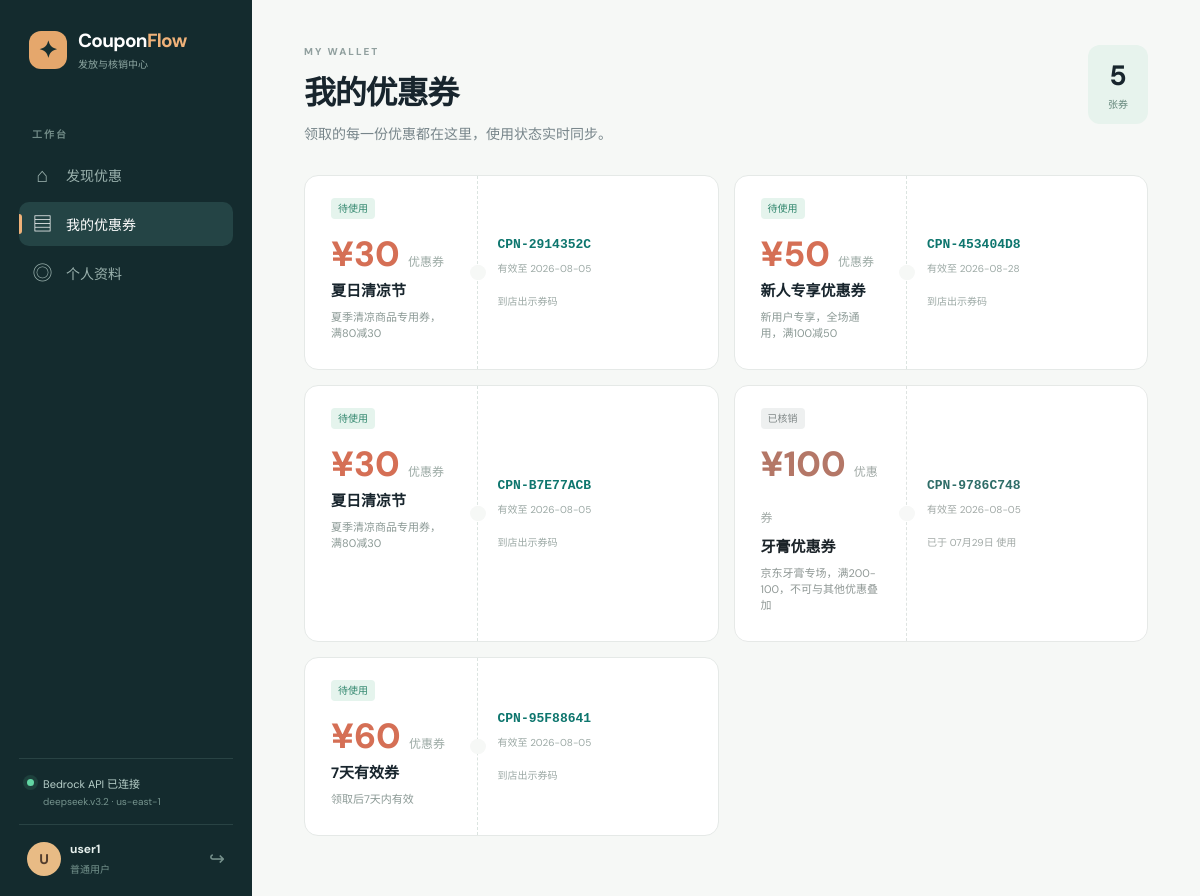
/user/my-coupons (signed in), run on the app's committed database.
### app/models.py (models this page shows, shortened)
class User(UserMixin, db.Model):
    __tablename__ = 'users'
    id = db.Column(db.Integer, primary_key=True)
    username = db.Column(db.String(80), unique=True, nullable=False, index=True)
    password_hash = db.Column(db.String(256), nullable=False)
    role = db.Column(db.String(20), nullable=False, default='user')  # operator, user, verifier, admin
    phone = db.Column(db.String(20), default='')
    age = db.Column(db.Integer, nullable=True)
    gender = db.Column(db.String(10), default='')
    hobbies = db.Column(db.String(200), default='')
    occupation = db.Column(db.String(100), default='')
    points = db.Column(db.Integer, default=0)
    last_login = db.Column(db.DateTime, default=datetime.now)
    created_at = db.Column(db.DateTime, default=datetime.now)
    coupons = db.relationship('Coupon', backref='owner', lazy='dynamic',
                              foreign_keys='Coupon.user_id')
    @property
    def password(self):
        raise AttributeError('password is not readable')

class Coupon(db.Model):
    __tablename__ = 'coupons'
    id = db.Column(db.Integer, primary_key=True)
    campaign_id = db.Column(db.Integer, db.ForeignKey('campaigns.id'), nullable=False, index=True)
    user_id = db.Column(db.Integer, db.ForeignKey('users.id'), nullable=False, index=True)
    code = db.Column(db.String(50), unique=True, nullable=False)
    status = db.Column(db.String(20), nullable=False, default='claimed')  # claimed, verified, expired
    claimed_at = db.Column(db.DateTime, default=datetime.now)
    expires_at = db.Column(db.DateTime, nullable=True)  # individual coupon expiry; NULL = fall back to campaign.end_date
    verified_at = db.Column(db.DateTime, nullable=True)
    verified_by = db.Column(db.Integer, db.ForeignKey('users.id'), nullable=True)
    verifier = db.relationship('User', backref='verifications', foreign_keys=[verified_by])
    @property
    def effective_expiry(self):
        if self.expires_at:
            return self.expires_at
        if self.campaign:
            return self.campaign.end_date
        return None
    @property
    def is_expired(self):
        from datetime import datetime as dt
        expiry = self.effective_expiry
        return expiry is not None and dt.now() > expiry

class Campaign(db.Model):
    __tablename__ = 'campaigns'
    id = db.Column(db.Integer, primary_key=True)
    name = db.Column(db.String(200), nullable=False)
    amount = db.Column(db.Float, nullable=False, default=0.0)
    stock = db.Column(db.Integer, nullable=False, default=0)
    initial_stock = db.Column(db.Integer, nullable=False, default=0)
    start_date = db.Column(db.DateTime, nullable=False)
    end_date = db.Column(db.DateTime, nullable=False)
    per_user_limit = db.Column(db.Integer, nullable=False, default=1)
    description = db.Column(db.Text, default='')
    status = db.Column(db.String(20), nullable=False, default='draft')  # draft, active, expired, cancelled
    is_scheduled = db.Column(db.Boolean, default=False)
    scheduled_time = db.Column(db.DateTime, nullable=True)
    coupon_validity_days = db.Column(db.Integer, nullable=True)  # days coupon is valid after claim; NULL = use campaign end_date
    created_by = db.Column(db.Integer, db.ForeignKey('users.id'), nullable=False)
    created_at = db.Column(db.DateTime, default=datetime.now)
    creator = db.relationship('User', backref='campaigns_created', foreign_keys=[created_by])
    coupons = db.relationship('Coupon', backref='campaign', lazy='dynamic')

### app/user_bp.py (the view)
@user_bp.route('/my-coupons')
def my_coupons():
    coupons = Coupon.query.filter_by(user_id=current_user.id).order_by(
        Coupon.claimed_at.desc()
    ).all()
    return render_template('user/my_coupons.html', coupons=coupons)

### app/__init__.py (called while the page is built)
@login_manager.user_loader
def load_user(user_id):
    from app.models import User
    return User.query.get(int(user_id))

### app/ai_service.py (called while the page is built, shortened)
    @property
    def status(self) -> dict:
        if self.api_key:
            return {
                'mode': 'bedrock_api',
                'label': 'Bedrock API',
                'connected': True,
                'model': self.model_id,
                'region': self.region,
            }

### app/user_bp.py (called while the page is built)
@user_bp.before_request
@login_required
@user_required
def before_request():
    pass

### templates/user/my_coupons.html
{% extends 'base.html' %}{% block title %}我的优惠券 · CouponFlow{% endblock %}{% block content %}<header class="page-top"><div><p class="kicker">MY WALLET</p><h1>我的优惠券</h1><p>领取的每一份优惠都在这里，使用状态实时同步。</p></div><div class="wallet-summary"><strong>{{ coupons|length }}</strong><small>张券</small></div></header><section class="owned-grid">{% for coupon in coupons %}{% set expiry = coupon.effective_expiry %}{% set is_exp = coupon.is_expired and coupon.status == 'claimed' %}<article class="ticket-card ticket-{{ 'expired' if is_exp else coupon.status }}"><div class="ticket-main"><span class="ticket-label">{{ {'claimed':'待使用','verified':'已核销','expired':'已过期'}[('expired' if is_exp else coupon.status)] }}</span><h2>¥{{ '%.0f'|format(coupon.campaign.amount) }} <small>优惠券</small></h2><h3>{{ coupon.campaign.name }}</h3><p>{{ coupon.campaign.description }}</p></div><div class="ticket-side"><code>{{ coupon.code }}</code><small>有效至 {{ expiry.strftime('%Y-%m-%d') if expiry else '--' }}</small>{% if is_exp %}<span class="ticket-tip">该券已过期</span>{% elif coupon.status == 'claimed' %}<span class="ticket-tip">到店出示券码</span>{% else %}<span class="ticket-tip">{{ '已于 ' ~ coupon.verified_at.strftime('%m月%d日') ~ ' 使用' if coupon.verified_at else '不可使用' }}</span>{% endif %}</div></article>{% else %}<div class="empty-state"><span>▤</span><h3>还没有优惠券</h3><p>去发现页领取第一张专属优惠券吧。</p><a class="button button-primary" href="{{ url_for('user_bp.dashboard') }}">去逛逛 →</a></div>{% endfor %}</section>{% endblock %}

### templates/base.html (shortened to what this page needs)
<!doctype html>
<html lang="zh-CN">
<head>
  <link rel="stylesheet" href="{{ url_for('static', filename='css/style.css') }}">
</head>
<body>
  <div class="app-shell">
    <aside class="sidebar">
      <a class="brand" href="{{ url_for('auth.index') }}">
        <span class="brand-mark">✦</span>
        <span><strong>Coupon<span>Flow</span></strong><small>发放与核销中心</small></span>
      </a>
      {% if current_user.is_authenticated %}
      <div class="side-label">工作台</div>
      <nav class="side-nav">
        {% if current_user.role == 'operator' %}
          <a href="{{ url_for('operator.dashboard') }}" class="{% if request.endpoint == 'operator.dashboard' %}active{% endif %}"><span>▦</span>活动总览</a>
          <a href="{{ url_for('operator.risk_logs') }}" class="{% if request.endpoint == 'operator.risk_logs' %}active{% endif %}"><span>⌁</span>风控审核{% if pending_risks is defined and pending_risks %}<b class="nav-badge">{{ pending_risks }}</b>{% endif %}</a>
          <a href="{{ url_for('operator.notifications') }}" class="{% if request.endpoint == 'operator.notifications' %}active{% endif %}"><span>◌</span>广播通知</a>
        {% elif current_user.role == 'user' %}
          <a href="{{ url_for('user_bp.dashboard') }}" class="{% if request.endpoint == 'user_bp.dashboard' %}active{% endif %}"><span>⌂</span>发现优惠</a>
          <a href="{{ url_for('user_bp.my_coupons') }}" class="{% if request.endpoint == 'user_bp.my_coupons' %}active{% endif %}"><span>▤</span>我的优惠券</a>
          <a href="{{ url_for('user_bp.profile') }}" class="{% if request.endpoint == 'user_bp.profile' %}active{% endif %}"><span>◎</span>个人资料</a>
        {% elif current_user.role == 'verifier' %}
          <a href="{{ url_for('verifier.dashboard') }}" class="{% if request.endpoint == 'verifier.dashboard' %}active{% endif %}"><span>⌕</span>现场核销</a>
          <a href="{{ url_for('verifier.history') }}" class="{% if request.endpoint == 'verifier.history' %}active{% endif %}"><span>◷</span>核销记录</a>
        {% elif current_user.role == 'admin' %}
          <a href="{{ url_for('admin_bp.dashboard') }}" class="{% if request.endpoint == 'admin_bp.dashboard' %}active{% endif %}"><span>◈</span>数据驾驶舱</a>
        {% endif %}
      </nav>
      <div class="sidebar-bottom">
        <div class="local-status"><i class="status-dot {{ 'connected' if ai_status.connected else 'fallback' }}"></i><span>{% if ai_status.connected %}{{ ai_status.label }} 已连接<small>{{ ai_status.model }} · {{ ai_status.region }}</small>{% else %}本地服务运行中<small>AI 规则降级已启用</small>{% endif %}</span></div>
        <div class="profile-mini"><span class="avatar">{{ current_user.username[:1].upper() }}</span><span><strong>{{ current_user.username }}</strong><small>{{ {'operator':'运营人员','user':'普通用户','verifier':'核销人员','admin':'管理员'}[current_user.role] }}</small></span><a href="{{ url_for('auth.logout') }}" title="退出登录">↪</a></div>
      </div>
      {% endif %}
    </aside>
    <main class="main-content">
      {% block content %}{% endblock %}
    </main>
  </div>
</body>
</html>

### static/css/style.css (style rules this page uses)
:root { --ink:#18252d;--muted:#77858a;--line:#e5e9e7;--paper:#f6f8f6;--white:#fff;--teal:#0e766e;--teal-dark:#075a55;--mint:#dff1e9;--coral:#ec765d;--yellow:#f4bf53;--purple:#8375c7;--red:#d85a51;--shadow:0 18px 50px rgba(28,52,51,.08) }
* { box-sizing:border-box }
body { margin:0;background:var(--paper);color:var(--ink);font-family:'Noto Sans SC','DM Sans',sans-serif;font-size:14px }
a { color:inherit;text-decoration:none }
h1,h2,h3,p { margin-top:0 }
h1 { font-size:32px;letter-spacing:-1.2px;margin:0 0 9px;font-weight:800 }
h2 { font-size:20px;margin:0;font-weight:800 }
h3 { margin:0 }
.app-shell { display:flex;min-height:100vh }
.sidebar { width:252px;background:#142b2e;color:#d6e5e1;padding:28px 19px 20px;display:flex;flex-direction:column;position:fixed;inset:0 auto 0 0;z-index:5 }
.brand { display:flex;gap:11px;align-items:center;color:#fff;padding:0 10px }
.brand-mark { width:38px;height:38px;border-radius:12px;background:#e5a76c;color:#172f30;display:grid;place-items:center;font-size:23px;font-weight:800 }
.brand strong { display:block;font-size:19px;letter-spacing:-.7px }
.brand strong span { color:#f0b279 }
.brand small { display:block;color:#91aaa5;font-size:10px;margin-top:3px }
.side-label { color:#718b87;font-size:10px;font-weight:700;letter-spacing:2px;margin:55px 13px 12px }
.side-nav { display:grid;gap:5px }
.side-nav a { display:flex;align-items:center;gap:13px;color:#9bb2ae;padding:12px 13px;border-radius:10px;position:relative }
.side-nav a span { font-size:20px;line-height:1;width:21px;text-align:center }
.side-nav a:hover,.side-nav a.active { color:#fff;background:#244445 }
.side-nav a.active:before { content:'';position:absolute;left:0;width:3px;height:20px;border-radius:0 3px 3px 0;background:#f0b279 }
.sidebar-bottom { margin-top:auto }
.local-status { border-top:1px solid #294344;padding:16px 8px;display:flex;gap:9px;color:#b8d0ca;font-size:11px }
.local-status i,.scanner-status i { width:7px;height:7px;border-radius:50%;background:#62d6a4;box-shadow:0 0 0 4px rgba(98,214,164,.12);margin-top:4px;flex:none }
.local-status small,.profile-mini small { display:block;color:#75938d;font-size:10px;margin-top:4px }
.profile-mini { border-top:1px solid #294344;padding:16px 8px 0;display:flex;align-items:center;gap:9px }
.profile-mini strong { display:block;font-size:12px;color:#e7f1ee }
.profile-mini a { margin-left:auto;color:#76918c;font-size:19px }
.avatar { height:34px;width:34px;display:inline-grid;place-items:center;border-radius:50%;background:#e8bb85;color:#533d2d;font-weight:800 }
.main-content { margin-left:252px;flex:1;max-width:1520px;padding:40px 52px 60px }
.kicker { font-size:10px;letter-spacing:2px;color:#91a09f;font-weight:800;margin:0 0 9px }
.page-top { display:flex;justify-content:space-between;align-items:flex-start;gap:25px;margin:5px 0 32px }
.page-top>div p:last-child,.page-heading>p:last-child { color:var(--muted);margin-bottom:0 }
.owned-grid { display:grid;gap:15px;grid-template-columns:repeat(2,1fr) }
.ticket-card { display:grid;grid-template-columns:1fr 240px;background:#fff;border:1px solid var(--line);border-radius:14px;overflow:hidden;min-height:162px;position:relative }
.ticket-card:before,.ticket-card:after { content:'';width:15px;height:15px;border-radius:50%;background:var(--paper);position:absolute;top:calc(50% - 8px);left:calc(100% - 248px) }
.ticket-card:after { left:auto;right:232px }
.ticket-main { padding:22px 26px;border-right:1px dashed #dbe4e0 }
.ticket-label { font-size:10px;color:#32876e;background:#e5f4ed;border-radius:4px;padding:4px 7px }
.ticket-verified .ticket-label { background:#edf0f1;color:#7b8887 }
.ticket-main h2 { font-size:35px;color:#d56f55;margin:15px 0 2px }
.ticket-main h2 small { font-size:12px;color:#9caaa5;font-weight:500 }
.ticket-main h3 { font-size:15px }
.ticket-main p { font-size:11px;color:#8b9995;margin:7px 0 }
.ticket-side { padding:24px 20px;display:flex;flex-direction:column;justify-content:center;gap:8px }
.ticket-side code { font-size:13px;color:var(--teal);font-weight:800 }
.ticket-side small,.ticket-tip { font-size:10px;color:#9ca9a5 }
.ticket-tip { margin-top:10px }
.ticket-verified { filter:saturate(.6) }
.wallet-summary { background:#e7f3ed;border-radius:12px;padding:12px 20px;text-align:center }
.wallet-summary strong { font-size:28px;display:block }
.wallet-summary small { font-size:10px;color:#64867b }
.status-dot.connected { background:#62d6a4;box-shadow:0 0 0 4px rgba(98,214,164,.12) }

### data on the page
User: username "U", username "user1", role "普通用户"
Coupon: status "待使用", campaign.name "夏日清凉节", campaign.description "夏季清凉商品专用券，满80减30", code "CPN-2914352C", shows "到店出示券码"
Campaign: campaign.amount "30", end_date "2026-08-05"
Coupon: status "待使用", campaign.name "新人专享优惠券", campaign.description "新用户专享，全场通用，满100减50", code "CPN-453404D8", shows "到店出示券码"
Campaign: campaign.amount "50", end_date "2026-08-28"
Coupon: status "待使用", campaign.name "夏日清凉节", campaign.description "夏季清凉商品专用券，满80减30", code "CPN-B7E77ACB", shows "到店出示券码"
Coupon: status "已核销", campaign.name "牙膏优惠券", campaign.description "京东牙膏专场，满200-100，不可与其他优惠叠加", code "CPN-9786C748", expires_at "2026-08-05", verified_at "已于 07月29日 使用"
Campaign: campaign.amount "100"
Coupon: status "待使用", campaign.name "7天有效券", campaign.description "领取后7天内有效", code "CPN-95F88641", expires_at "2026-08-05", shows "到店出示券码"
Campaign: campaign.amount "60"

### other printed values
{{ ai_status.label }} "Bedrock API"
{{ ai_status.model }} "deepseek.v3.2"
{{ ai_status.region }} "us-east-1"
{{ coupons|length }} "5"
